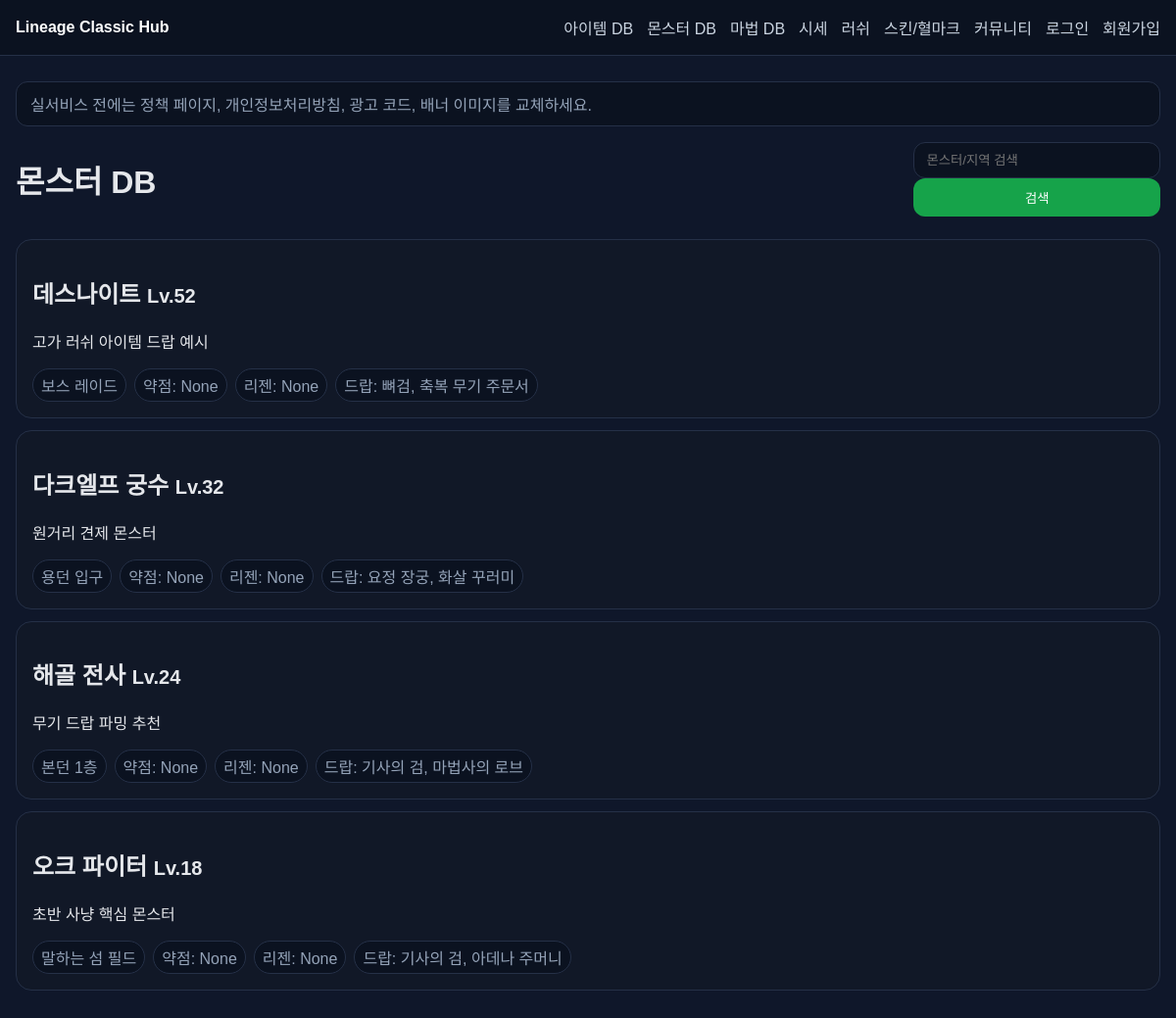
/monsters, run on the app's committed database.
### tables this page shows
CREATE TABLE settings (
                id INTEGER PRIMARY KEY AUTOINCREMENT,
                key TEXT UNIQUE NOT NULL,
                value TEXT NOT NULL
            );

CREATE TABLE monsters (
                id INTEGER PRIMARY KEY AUTOINCREMENT,
                slug TEXT UNIQUE NOT NULL,
                name TEXT NOT NULL,
                level INTEGER,
                zone TEXT,
                description TEXT,
                drops_json TEXT,
                created_at TEXT NOT NULL DEFAULT CURRENT_TIMESTAMP
            , weak_attr TEXT, respawn_note TEXT);

### app/main.py (the view)
@app.get('/monsters', response_class=HTMLResponse)
def monsters(request: Request, q: str = ''):
    rows = fetch_all('SELECT * FROM monsters WHERE name LIKE ? OR zone LIKE ? ORDER BY level DESC', (f'%{q}%', f'%{q}%'))
    return templates.TemplateResponse('monsters.html', context(request, rows=rows, q=q, json=json))

### app/templates/monsters.html
{% extends 'base.html' %}
{% block content %}
<div class="page-head"><h1>몬스터 DB</h1><form><input name="q" value="{{ q }}" placeholder="몬스터/지역 검색" /><button>검색</button></form></div>
{% for row in rows %}
<article class="card mb12">
  <h2>{{ row.name }} <small>Lv.{{ row.level }}</small></h2>
  <p>{{ row.description }}</p>
  <div class="tag-row"><span>{{ row.zone }}</span><span>약점: {{ row.weak_attr }}</span><span>리젠: {{ row.respawn_note }}</span><span>드랍: {{ ', '.join(json.loads(row.drops_json or '[]')) }}</span></div>
</article>
{% endfor %}
{% endblock %}

### app/templates/base.html (shortened to what this page needs)
<!DOCTYPE html>
<html lang="ko">
<head>
  <link rel="stylesheet" href="/static/style.css" />
</head>
<body>
  <header class="topbar">
    <div class="wrap nav">
      <a class="logo" href="/">{{ settings.site_name }}</a>
      <nav>
        <a href="/items">아이템 DB</a>
        <a href="/monsters">몬스터 DB</a>
        <a href="/spells">마법 DB</a>
        <a href="/prices">시세</a>
        <a href="/simulator">러쉬</a>
        <a href="/skins">스킨/혈마크</a>
        <a href="/community">커뮤니티</a>
        {% if user %}
          <a href="/mypage">마이페이지</a>
          {% if user.role == 'admin' %}<a href="/admin">관리자</a>{% endif %}
          <a href="/logout">로그아웃</a>
        {% else %}
          <a href="/login">로그인</a>
          <a href="/register">회원가입</a>
        {% endif %}
      </nav>
    </div>
  </header>
  <main class="wrap">
    <div class="notice-bar">{{ settings.homepage_notice }}</div>
    {% block content %}{% endblock %}
  </main>
</body>
</html>

### app/static/style.css (style rules this page uses)
:root { --bg:#0f172a;--card:#111827;--line:#253047;--text:#e5e7eb;--muted:#94a3b8;--accent:#d4af37;--green:#16a34a }
* { box-sizing:border-box }
body { margin:0;background:var(--bg);color:var(--text);font-family:Arial,sans-serif }
a { color:#cbd5e1;text-decoration:none }
.wrap { max-width:1280px;margin:0 auto;padding:16px }
.topbar { background:#0b1220;border-bottom:1px solid var(--line);position:sticky;top:0;z-index:10 }
.nav { display:flex;justify-content:space-between;align-items:center;gap:16px }
.nav nav { display:flex;flex-wrap:wrap;gap:14px }
.logo { font-weight:700;color:#fff }
.notice-bar,.userbar { margin:10px 0;padding:10px 14px;border:1px solid var(--line);background:#0b1220;border-radius:12px;color:var(--muted) }
.card { background:var(--card);border:1px solid var(--line);border-radius:16px;padding:16px }
.tag-row { display:flex;gap:8px;flex-wrap:wrap;margin-top:10px }
.tag-row span { padding:4px 8px;border-radius:999px;border:1px solid var(--line);background:#0b1220;color:var(--muted) }
.page-head { display:flex;justify-content:space-between;align-items:center;gap:12px;margin-bottom:16px }
.searchbox input,input,select,textarea,button { width:100%;padding:10px 12px;border-radius:12px;border:1px solid var(--line);background:#0b1220;color:var(--text) }
button { background:var(--green);border:none;color:#fff;cursor:pointer }
.mb12 { margin-bottom:12px }

### data on the page
settings: site_name "Lineage Classic Hub"
settings: homepage_notice "실서비스 전에는 정책 페이지, 개인정보처리방침, 광고 코드, 배너 이미지를 교체하세요."
monsters: name "데스나이트", level "52", description "고가 러쉬 아이템 드랍 예시", zone "보스 레이드", weak_attr "None", respawn_note "None", drops_json "뼈검, 축복 무기 주문서"
monsters: name "다크엘프 궁수", level "32", description "원거리 견제 몬스터", zone "용던 입구", weak_attr "None", respawn_note "None", drops_json "요정 장궁, 화살 꾸러미"
monsters: name "해골 전사", level "24", description "무기 드랍 파밍 추천", zone "본던 1층", weak_attr "None", respawn_note "None", drops_json "기사의 검, 마법사의 로브"
monsters: name "오크 파이터", level "18", description "초반 사냥 핵심 몬스터", zone "말하는 섬 필드", weak_attr "None", respawn_note "None", drops_json "기사의 검, 아데나 주머니"
